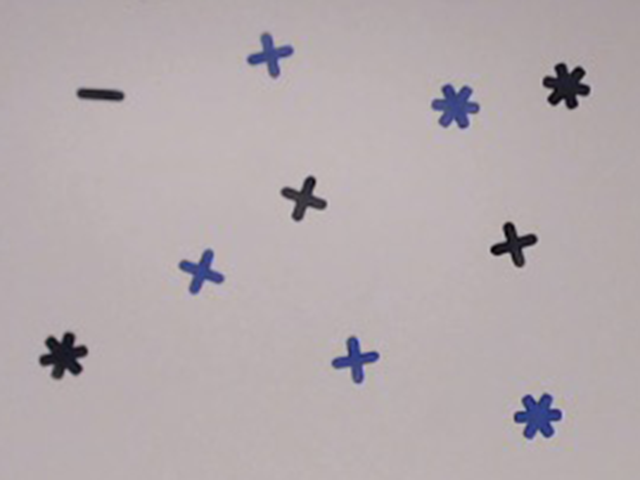
#> input picture data/lab-01-data/arena-shapes-01.png, 640 x 480 px, given as the content of the folder ../data/lab-02-data/part1/0, which was not available
$ jupyter execute --allow-errors lab_02_object_description_part1a.ipynb   (shell and % lines are left out)   (text cells are left out)
#> lines starting #> are read from the running program, lines starting #| are printed output that depends on the picture; pictures that were not available may be replaced by others from this repository, and a replacement may not be noted
[cell 1]
import tarfile
import os

data_base_path = os.path.join(os.pardir, 'data')
data_folder = 'lab-02-data'
data_part1 = os.path.join(data_base_path, data_folder, 'part1')
data_part2 = os.path.join(data_base_path, data_folder, 'part2')

tar_path = os.path.join(data_base_path, data_folder + '.tar.gz')
#> (the rest of this cell did not finish here and is left out)

[cell 2]
import skimage.morphology as morphology
from skimage import measure
import numpy as np
import cv2

[cell 3]
import skimage.io
import matplotlib.pyplot as plt

def load(path, digit='0'):
#> called with path = '../data/lab-02-data/part1', digit = '0'
    digit_path = os.path.join(path, digit)
    digit_names = [nm for nm in os.listdir(digit_path) if '.png' in nm]  # make sure to only load .png
    digit_names.sort()  # sort file names
    ic = skimage.io.imread_collection([os.path.join(digit_path, nm) for nm in digit_names])
    digit_im = skimage.io.concatenate_images(ic)
    return digit_im, digit_names

#  Load zeros and ones
zeros_im, zeros_names = load(data_part1, digit='0')
#> zeros_names = ['arena-shapes-01.png']
ones_im, ones_names = load(data_part1, digit='1')
#> ones_names = ['arena-shapes-01.png']


# Plot images
fig, axes = plt.subplots(2, len(zeros_im), figsize=(12, 3))
#> (the rest of this cell did not finish here and is left out)

[cell 4]
def display_images(zeros_im,zeros_names,ones_im,ones_names, zeros_contours = None, ones_contours = None):
    if zeros_contours == None:
        fig, axes = plt.subplots(2, len(zeros_im), figsize=(12, 3))
        for ax, im, nm in zip(axes[0], zeros_im, zeros_names):
            ax.imshow(im, cmap='gray')
            ax.axis('off')
            ax.set_title(nm)
        for ax, im, nm in zip(axes[1], ones_im, ones_names):
            ax.imshow(im, cmap='gray')
            ax.axis('off')
            ax.set_title(nm)

    else:
        fig, axes = plt.subplots(2, len(zeros_im), figsize=(12, 3))
        for ax, im, nm,i in zip(axes[0], zeros_im_bin_op, zeros_names,range(10)):
            for contour in zeros_contours[i]:
                ax.plot(contour[:, 1], contour[:, 0], linewidth=2,label = {i})
            ax.imshow(im, cmap='gray')
            ax.axis('off')
            ax.set_title(nm)
        for ax, im, nm,i in zip(axes[1], ones_im_bin_op, ones_names,range(10)):
            for contour in ones_contours[i]:
                ax.plot(contour[:, 1], contour[:, 0], linewidth=2,label = {i})
            ax.imshow(im, cmap='gray')
            ax.axis('off')
            ax.set_title(nm)

[cell 5]
#Turning the images in binary

zeros_im_bin = np.zeros(zeros_im.shape)
ones_im_bin = np.zeros(ones_im.shape)

#> (the rest of this cell did not finish here and is left out)

[cell 6]
#By dilating the images first, we make the zeors and ones a little bit fatter.
#If we open it then, some other small bumps are being removed

zeros_im_bin_op = np.zeros(zeros_im.shape)
ones_im_bin_op = np.zeros(ones_im.shape)

kernel1 = np.array([[1,1],[0,1]])

#> (the rest of this cell did not finish here and is left out)

#> (a cell that did not finish here is left out)

[cell 8]
#for one image

[cell 9]
from functools import reduce
def findContour(image):
    contours = measure.find_contours(image,0.5)
    thresh = 20

    save = []
    res_contours = []
    for i, con in enumerate(contours):
        if len(con) > thresh:
            save.append([tuple(c) for c in con])
            #res_contours.append()
    res_contours = reduce(lambda x,y :x+y ,save)

    return res_contours

[cell 10]
def findImageDescriptor(contour):
    contour = np.array(contour)
    """ findImageDescriptor(img) finds and returns the
    Fourier-Descriptor of the image contour"""
    contour_complex = np.empty(contour.shape[:-1], dtype=complex)
    contour_complex.real = contour[:, 0]
    contour_complex.imag = contour[:, 1]
    fourier_result = np.fft.fft(contour_complex)
    return [abs(fourier_result[0]),abs(fourier_result[1])]

[cell 11]
"""
Plot the descriptors of zeros and ones
method = 'Normal(without any alter on the image)', 'Rotation', 'Translation', 'Scaling'
"""
def plotDescriptors(img_arr_zeros, img_arr_ones, method, arg=None):
    #image_array is a n-dimension array contains n kinds of number
#> called with img_arr_zeros = array of shape (1, 480, 640, 3), img_arr_ones = array of shape (1, 480, 640, 3), method = 'Normal', arg = 0
    descriptors_zeros = []
    descriptors_ones = []

    processed_zeros = []
    processed_ones = []


    if(method == 'Rotation'):
        for img in img_arr_zeros:
            processed_zeros.append(imageRotation(img, arg))
        for img in img_arr_ones:
            processed_ones.append(imageRotation(img, arg))
        method = method + ' with ' + str(arg) + ' degrees'
    elif(method == 'Translation'):
        #print('Translation')
        x = arg[0]
        y = arg[1]
        for img in img_arr_zeros:
            processed_zeros.append(imageTranslation(img, x, y))
        for img in img_arr_ones:
            processed_ones.append(imageTranslation(img, x, y))

        method = method + ' with x = ' + str(x) + ' ,y = ' + str(y)
    elif(method == 'Scaling'):
        print('Scaling')
        #processed_zeros = ...
        #processed_ones = ...
    else:
        processed_zeros = img_arr_zeros
        processed_ones = img_arr_ones

    processed_zeros = np.array(processed_zeros)
    processed_ones = np.array(processed_ones)

    for i in range(len(img_arr_zeros)):
        descriptors_ones.append(findImageDescriptor(findContour(processed_ones[i])))
        descriptors_zeros.append(findImageDescriptor(findContour(processed_zeros[i])))
#> after the loop, descriptors_ones = []; descriptors_zeros = []


    descriptors_ones = np.array(descriptors_ones)
    descriptors_zeros = np.array(descriptors_zeros)

    plt.title(method)

    plt.scatter(descriptors_ones[:,0],descriptors_ones[:,1],label=1, color = 'r' )
    plt.scatter(descriptors_zeros[:,0],descriptors_zeros[:,1],label=0, color = 'g')
    plt.legend()

#> (a cell that did not finish here is left out)

[cell 13]
### Rotation
from skimage.transform import rotate

def imageRotation(image, degree):
    im_rot = rotate(image, degree, resize=True)

    return im_rot

[cell 14]
descriptors= []
degrees = [0, 90, 180, 270]

#> (the rest of this cell did not finish here and is left out)

#> (a cell that did not finish here is left out)

[cell 16]
### Translation
# Translation - we take the first ones and shift it around in the image

def imageTranslation(image,x,y):

#> called with x = -8, y = -7
    N = len(image)
#> N = 480
    new_im = np.zeros(image.shape)

    for i in range(N):
        for j in range(N):
            if i+x<N and 0<i+x and j+y<N and 0<j+y:
                new_im[i][j] = image[i+x][j+y]
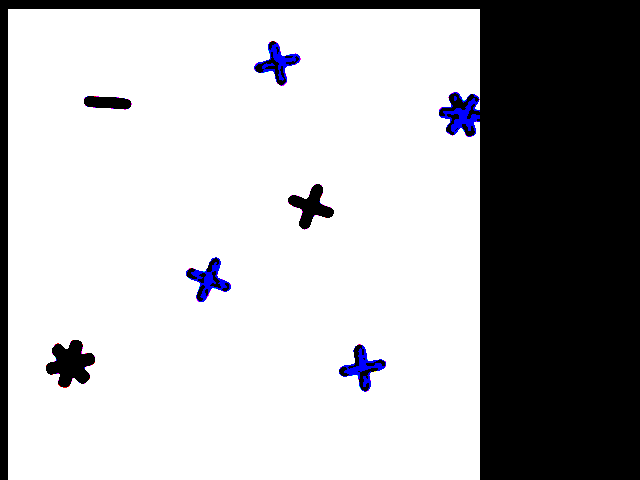
#> new_im: shape (480, 640, 3) float64; mean of channels 0, 1, 2 179, 178.9, 180.8; drawn as R, G, B

    return new_im


fig, (ax1, ax2) = plt.subplots(1, 2)
ax1.imshow(ones_im_bin[0])
ax2.imshow(imageTranslation(ones_im_bin[0],-8,-7))
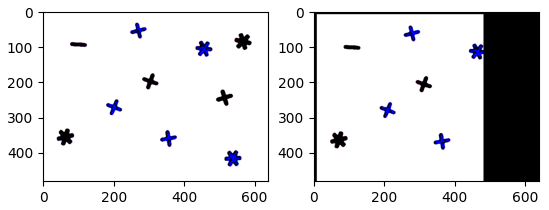
#> figure drawn by matplotlib, 2 panels

[cell 17]
descriptors= []

#> (the rest of this cell did not finish here and is left out)

#> (a cell that did not finish here is left out)


#> (a cell that did not finish here is left out)


[cell 20]
### Scaling

[cell 21]
# Add your implementation and discussion
from sklearn.decomposition import PCA
from sklearn.cluster import KMeans
X=np.concatenate((zeros_im_bin_op,ones_im_bin_op),axis=0)
X=X.reshape((20, -1))
X_reduced_pca = PCA(n_components=2).fit(X).transform(X)
plt.scatter(X_reduced_pca[0:10,0], X_reduced_pca[0:10,1], label=0, alpha=0.6)
plt.scatter(X_reduced_pca[10:,0], X_reduced_pca[10:,1], label=1, alpha=0.6)
plt.legend()
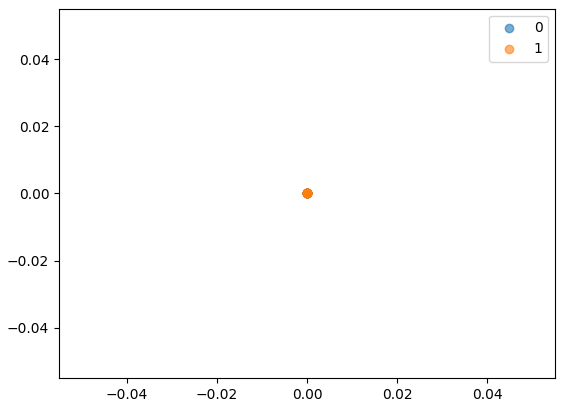
#> figure drawn by matplotlib, 1 panel

[cell 22]
#  Load twos and threes
twos_im, twos_names = load(data_part2, digit='2')
#> twos_names = ['arena-shapes-01.png']
threes_im, threes_names = load(data_part2, digit='3')
#> threes_names = ['arena-shapes-01.png']

# Plot images
fig, axes = plt.subplots(2, len(twos_im), figsize=(12, 3))
#> (the rest of this cell did not finish here and is left out)
